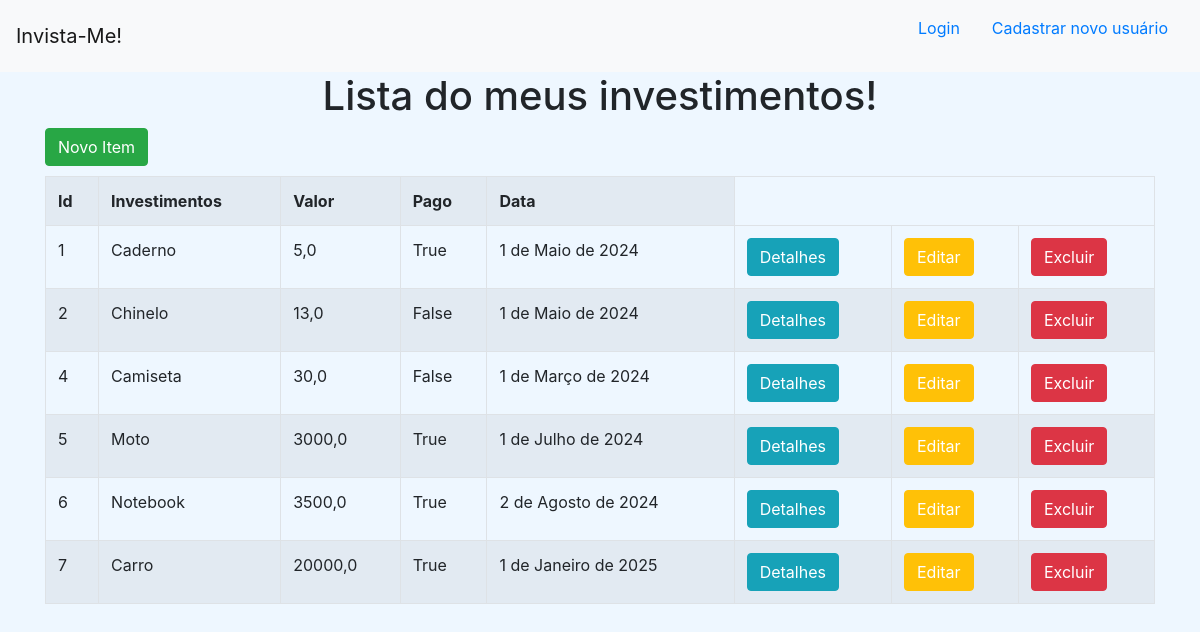
/lista_investimentos/, run on an earlier commit of the app's database.
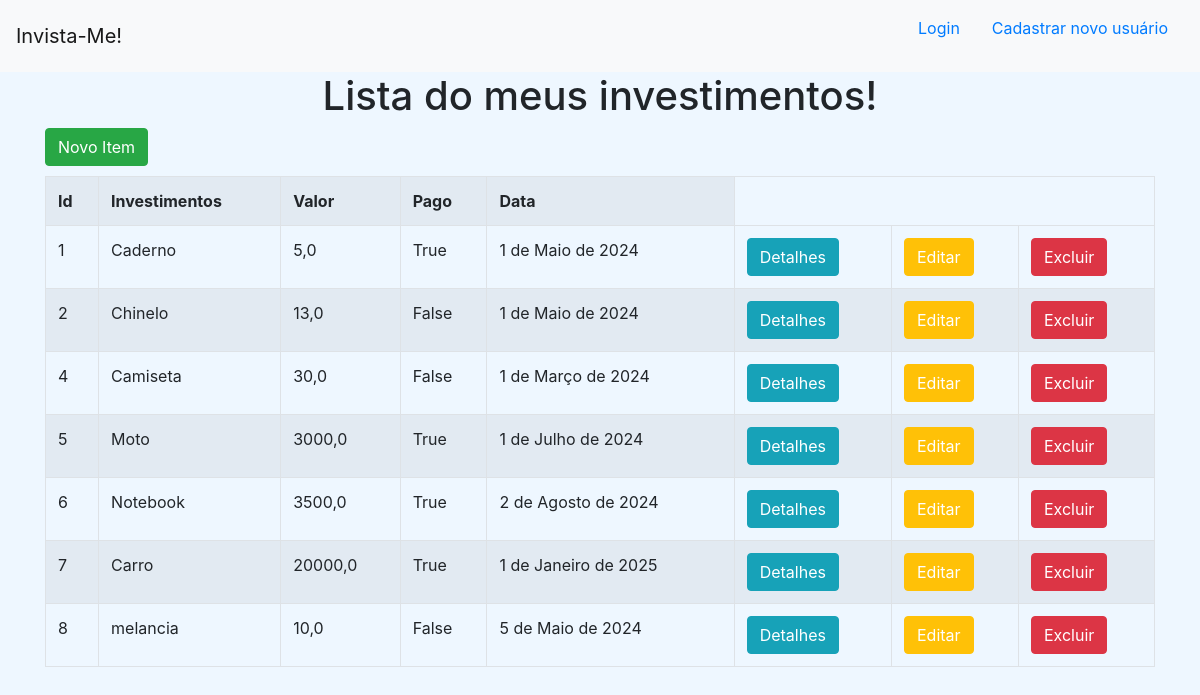
And on a later commit of the database.
### invista_me/models.py (models this page shows)
class Investimentos(models.Model):
    Investimento = models.TextField(max_length=255)
    valor = models.FloatField()
    pago = models.BooleanField(default=False)
    data = models.DateField(default=datetime.now)

### invista_me/views.py (the view)
# urls.py: path('lista_investimentos/', invista_me_views.lista_investimentos, name='lista_investimentos'),
def lista_investimentos(request):
    dados = {
        'dados': Investimentos.objects.all()
    }
    return render(request, 'investimentos/lista_investimentos.html', context=dados)

### invista_me/templates/investimentos/lista_investimentos.html (shortened to what this page needs)
<!DOCTYPE html>
<html lang="pt-br">
<head>
</head>
<body>
    {% extends 'investimentos/base.html' %}
    {% block conteudo %}
    <h1 style="text-align: center;">Lista do meus investimentos!</h1>
    <div class="container">
        <button class="btn btn-success" style="margin-bottom: 10px;"><a style="color: white;" href="{% url 'novo_investimento' %}">Novo Item</a></button>
        <table class="table table-striped table-bordered">
            <tr>
                <th>Id</th>
                <th>Investimentos</th>
                <th>Valor</th>
                <th>Pago</th>
                <th>Data</th>
            </tr>
            {% for dado in dados %}
            <tr>
                <td>{{ dado.id }}</td>
                <td>{{ dado.Investimento }}</td>
                <td>{{ dado.valor }}</td>
                <td>{{ dado.pago }}</td>
                <td>{{ dado.data }}</td>
                <td><button class="btn btn-info"><a style="color: white;" href="{% url 'detalhes' dado.id %}">Detalhes</a></button></td>
                <td><button class="btn btn-warning"><a style="color: white;" href="{% url 'editar' dado.id %}">Editar</a></button></td>
                <td><button class="btn btn-danger"><a style="color: white;" href="{% url 'excluir' dado.id %}">Excluir</a></button></td>
            </tr>
            {% endfor %}
        </table>
    </div>
    {% endblock %}

What changed in the data, as far as the page shows it:
added Investimentos: id "8", Investimento "melancia", valor "10,0", pago "False", data "5 de Maio de 2024"
